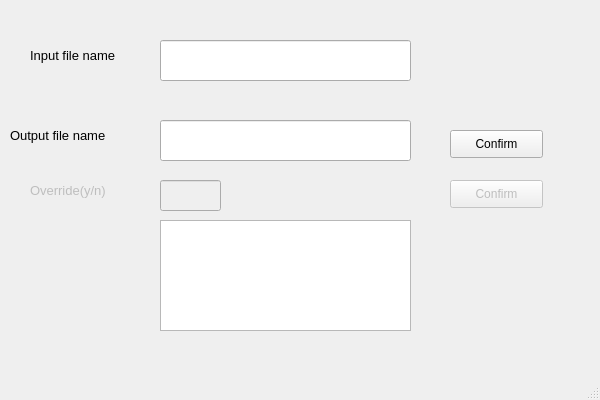
<?xml version="1.0" encoding="UTF-8"?>
<ui version="4.0">
 <class>MainWindow</class>
 <widget class="QMainWindow" name="MainWindow">
  <property name="enabled">
   <bool>true</bool>
  </property>
  <property name="geometry">
   <rect>
    <x>0</x>
    <y>0</y>
    <width>600</width>
    <height>400</height>
   </rect>
  </property>
  <property name="maximumSize">
   <size>
    <width>600</width>
    <height>400</height>
   </size>
  </property>
  <property name="windowTitle">
   <string>Project One</string>
  </property>
  <widget class="QWidget" name="centralwidget">
   <widget class="QTextBrowser" name="textBrowser">
    <property name="geometry">
     <rect>
      <x>160</x>
      <y>220</y>
      <width>251</width>
      <height>111</height>
     </rect>
    </property>
   </widget>
   <widget class="QLabel" name="label">
    <property name="geometry">
     <rect>
      <x>30</x>
      <y>40</y>
      <width>111</width>
      <height>31</height>
     </rect>
    </property>
    <property name="font">
     <font>
      <pointsize>10</pointsize>
     </font>
    </property>
    <property name="text">
     <string>Input file name</string>
    </property>
   </widget>
   <widget class="QLabel" name="label_2">
    <property name="geometry">
     <rect>
      <x>10</x>
      <y>120</y>
      <width>131</width>
      <height>31</height>
     </rect>
    </property>
    <property name="font">
     <font>
      <pointsize>10</pointsize>
     </font>
    </property>
    <property name="text">
     <string>Output file name</string>
    </property>
   </widget>
   <widget class="QLineEdit" name="lineEdit">
    <property name="geometry">
     <rect>
      <x>160</x>
      <y>40</y>
      <width>251</width>
      <height>41</height>
     </rect>
    </property>
    <property name="text">
     <string/>
    </property>
   </widget>
   <widget class="QLineEdit" name="lineEdit_2">
    <property name="geometry">
     <rect>
      <x>160</x>
      <y>120</y>
      <width>251</width>
      <height>41</height>
     </rect>
    </property>
   </widget>
   <widget class="QPushButton" name="pushButton_2">
    <property name="geometry">
     <rect>
      <x>450</x>
      <y>130</y>
      <width>93</width>
      <height>28</height>
     </rect>
    </property>
    <property name="text">
     <string>Confirm</string>
    </property>
   </widget>
   <widget class="QLabel" name="label_3">
    <property name="enabled">
     <bool>false</bool>
    </property>
    <property name="geometry">
     <rect>
      <x>30</x>
      <y>180</y>
      <width>101</width>
      <height>21</height>
     </rect>
    </property>
    <property name="font">
     <font>
      <pointsize>10</pointsize>
     </font>
    </property>
    <property name="text">
     <string>Override(y/n)</string>
    </property>
   </widget>
   <widget class="QLineEdit" name="lineEdit_3">
    <property name="enabled">
     <bool>false</bool>
    </property>
    <property name="geometry">
     <rect>
      <x>160</x>
      <y>180</y>
      <width>61</width>
      <height>31</height>
     </rect>
    </property>
   </widget>
   <widget class="QPushButton" name="pushButton_3">
    <property name="enabled">
     <bool>false</bool>
    </property>
    <property name="geometry">
     <rect>
      <x>450</x>
      <y>180</y>
      <width>93</width>
      <height>28</height>
     </rect>
    </property>
    <property name="text">
     <string>Confirm</string>
    </property>
   </widget>
  </widget>
  <widget class="QMenuBar" name="menubar">
   <property name="geometry">
    <rect>
     <x>0</x>
     <y>0</y>
     <width>600</width>
     <height>26</height>
    </rect>
   </property>
  </widget>
  <widget class="QStatusBar" name="statusbar"/>
 </widget>
 <resources/>
 <connections/>
</ui>
